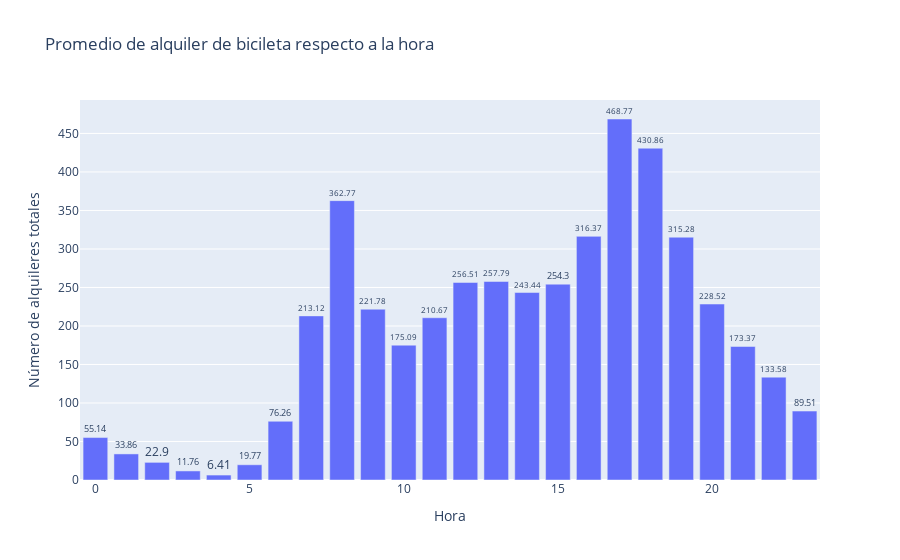

The code cell stored with this chart in its notebook:
### Markdown cell above
### Punto 2 - Análisis de gráficos

Primero ejecute la celda 2.1 y asegúrese de comprender el código y el resultado. Luego, en cada una de celdas 2.2 y 2.3 escriba un código que genere una gráfica de las rentas promedio por hora cuando la variable "workingday" es igual a 0 e igual a 1, respectivamente. Analice y escriba sus hallazgos.

### Code cell
horas = pd.DataFrame(bikes.groupby('hour').total.mean())
horas['total']=horas['total'].apply(lambda x: round(x,2))


fig = px.bar(horas, x=horas.index, y="total", title="Promedio de alquiler de bicileta respecto a la hora", text_auto=True)
#fig.update_layout(xaxis_range=[0,25])
fig.update_traces(textfont_size=15, textangle=0, textposition="outside", cliponaxis=False)
fig.update_xaxes(title_text= "Hora")
fig.update_yaxes(title_text= "Número de alquileres totales")
fig.show()

### Figure 1 — Plotly figure (JSON) as saved in the notebook; plotly's stock layout.template omitted (floating-point values rounded to 4 significant figures)
{"data": [{"alignmentgroup": "True", "cliponaxis": false, "hovertemplate": "hour=%{x}<br>total=%{y}<extra></extra>", "legendgroup": "", "marker": {"color": "#636efa", "pattern": {"shape": ""}}, "name": "", "offsetgroup": "", "orientation": "v", "showlegend": false, "textangle": 0, "textfont": {"size": 15}, "textposition": "outside", "texttemplate": "%{y}", "type": "bar", "x": [0, 1, 2, 3, 4, 5, 6, 7, 8, 9, 10, 11, 12, 13, 14, 15, 16, 17, 18, 19, 20, 21, 22, 23], "xaxis": "x", "y": [55.14, 33.86, 22.9, 11.76, 6.41, 19.77, 76.26, 213.1, 362.8, 221.8, 175.1, 210.7, 256.5, 257.8, 243.4, 254.3, 316.4, 468.8, 430.9, 315.3, 228.5, 173.4, 133.6, 89.51], "yaxis": "y"}], "layout": {"barmode": "relative", "legend": {"tracegroupgap": 0}, "title": {"text": "Promedio de alquiler de bicileta respecto a la hora"}, "xaxis": {"anchor": "y", "domain": [0, 1], "title": {"text": "Hora"}}, "yaxis": {"anchor": "x", "domain": [0, 1], "title": {"text": "Número de alquileres totales"}}}}
